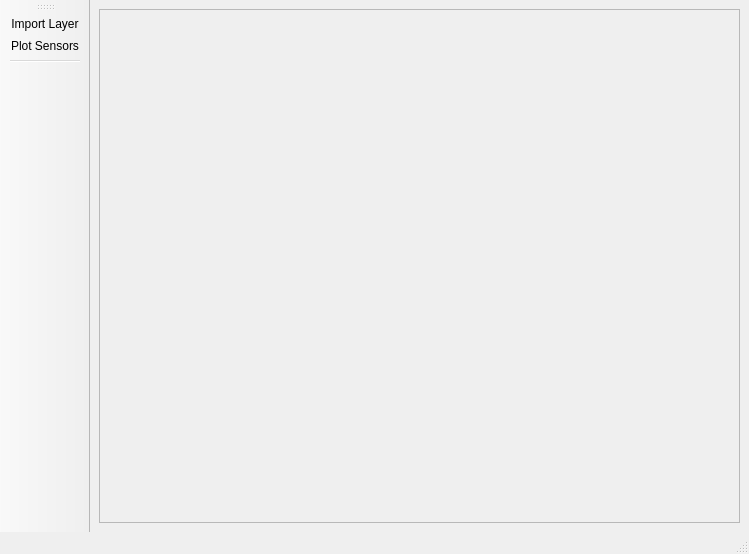
<?xml version="1.0" encoding="UTF-8"?>
<ui version="4.0">
 <class>MainWindow</class>
 <widget class="QMainWindow" name="MainWindow">
  <property name="geometry">
   <rect>
    <x>0</x>
    <y>0</y>
    <width>749</width>
    <height>554</height>
   </rect>
  </property>
  <property name="windowTitle">
   <string>MainWindow</string>
  </property>
  <widget class="QWidget" name="centralwidget">
   <layout class="QGridLayout">
    <item row="0" column="0">
     <widget class="QFrame" name="frame">
      <property name="cursor">
       <cursorShape>OpenHandCursor</cursorShape>
      </property>
      <property name="frameShape">
       <enum>QFrame::StyledPanel</enum>
      </property>
      <property name="frameShadow">
       <enum>QFrame::Raised</enum>
      </property>
     </widget>
    </item>
   </layout>
  </widget>
  <widget class="QMenuBar" name="menubar">
   <property name="geometry">
    <rect>
     <x>0</x>
     <y>0</y>
     <width>749</width>
     <height>25</height>
    </rect>
   </property>
  </widget>
  <widget class="QStatusBar" name="statusbar"/>
  <widget class="QToolBar" name="toolBar">
   <property name="windowTitle">
    <string>toolBar</string>
   </property>
   <attribute name="toolBarArea">
    <enum>LeftToolBarArea</enum>
   </attribute>
   <attribute name="toolBarBreak">
    <bool>false</bool>
   </attribute>
   <addaction name="actionImport_Layer"/>
   <addaction name="actionPlot_Sensors"/>
   <addaction name="separator"/>
  </widget>
  <action name="actionImport_Layer">
   <property name="icon">
    <iconset>
     <normaloff>../icons/import.png</normaloff>../icons/import.png</iconset>
   </property>
   <property name="text">
    <string>Import Layer</string>
   </property>
   <property name="toolTip">
    <string>Import Layer</string>
   </property>
  </action>
  <action name="actionPlot_Sensors">
   <property name="icon">
    <iconset>
     <normaloff>../icons/plot.png</normaloff>
     <normalon>plot.png</normalon>../icons/plot.png</iconset>
   </property>
   <property name="text">
    <string>Plot Sensors</string>
   </property>
  </action>
 </widget>
 <resources/>
 <connections/>
</ui>
